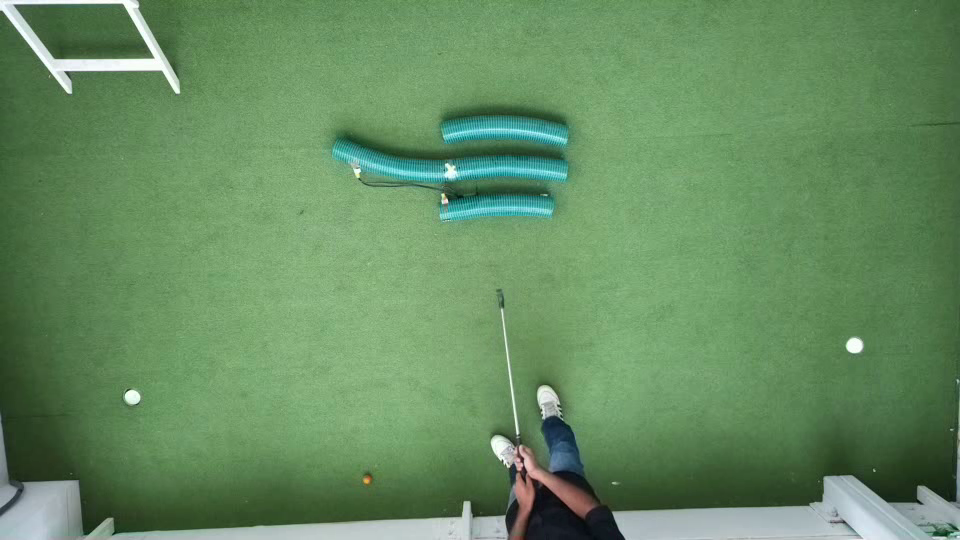
#> input picture scratch/stroke6_frames/frame_1140.png, 960 x 540 px, found by its file name; its folder holds only this picture in this run
$ python find_orange_ball.py
#> lines starting #> are read from the running program, lines starting #| are printed output that depends on the picture; after the words box and inside, x2 and y2 are one past the last pixel; in counts of white or black regions, pixels touching at a corner belong together
import cv2
import os
import numpy as np

frames_dir = r"scratch/stroke6_frames"
files = sorted(os.listdir(frames_dir))

img_path = os.path.join(frames_dir, files[0])
img = cv2.imread(img_path)
#> img is the input picture: shape (540, 960, 3); mean B, G, R 97.3, 140.4, 102
hsv = cv2.cvtColor(img, cv2.COLOR_BGR2HSV)
#> hsv: shape (540, 960, 3); mean H, S, V 58, 87.8, 140.9

# Search for orange pixels across entire frame
orange_mask = (hsv[:,:,0] >= 5) & (hsv[:,:,0] < 28) & (hsv[:,:,1] > 60) & (hsv[:,:,2] > 60)
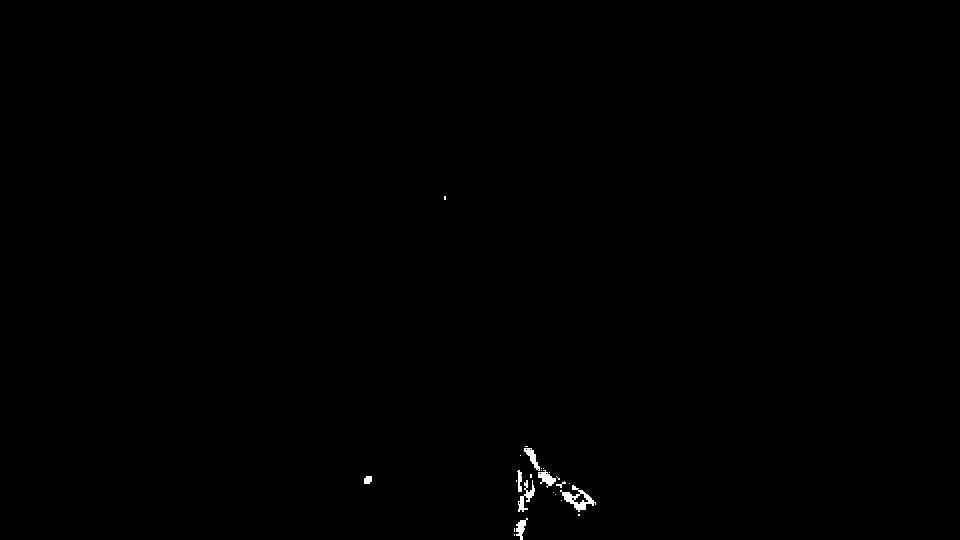
#> orange_mask: shape (540, 960) bool; 0.23% white; 25 white regions (17 under 20 px)
contours, _ = cv2.findContours(orange_mask.astype(np.uint8), cv2.RETR_EXTERNAL, cv2.CHAIN_APPROX_SIMPLE)
#> contours = 25 contours, 18 with area under 20; largest, box (x1, y1, x2, y2) and area: (560, 485, 596, 512) 338, (518, 480, 535, 512) 136, (538, 470, 556, 488) 128, (524, 448, 540, 471) 114, (516, 518, 528, 540) 99, (517, 470, 522, 492) 50, (364, 476, 372, 484) 42

print(f"Found {len(contours)} orange contours in frame 1140:")
#| Found 25 orange contours in frame 1140:
for c in contours:
    area = cv2.contourArea(c)
    if area > 10:
        x, y, w, h = cv2.boundingRect(c)
        cx, cy = x + w/2.0, y + h/2.0
        print(f"  Orange contour at ({cx:.1f}, {cy:.1f}) area={area:.1f} box=({x},{y},{w},{h})")
#> this loop made 25 passes
#> (area, x, y, w, h, cx, cy) on passes 3, 8, 11, 14, 17, 19, 23: (99, 516, 518, 12, 22, 522, 529), (338.5, 560, 485, 36, 27, 578, 498.5), (136, 518, 480, 17, 32, 526.5, 496), (42, 364, 476, 8, 8, 368, 480), (128, 538, 470, 18, 18, 547, 479), (50.5, 517, 470, 5, 22, 519.5, 481), (114.5, 524, 448, 16, 23, 532, 459.5)
#|   Orange contour at (522.0, 529.0) area=99.0 box=(516,518,12,22)
#|   Orange contour at (578.0, 498.5) area=338.5 box=(560,485,36,27)
#|   Orange contour at (561.0, 484.5) area=11.5 box=(556,481,10,7)
#|   Orange contour at (526.5, 496.0) area=136.0 box=(518,480,17,32)
#|   Orange contour at (368.0, 480.0) area=42.0 box=(364,476,8,8)
#|   Orange contour at (547.0, 479.0) area=128.0 box=(538,470,18,18)
#|   Orange contour at (519.5, 481.0) area=50.5 box=(517,470,5,22)
#|   Orange contour at (532.0, 459.5) area=114.5 box=(524,448,16,23)
